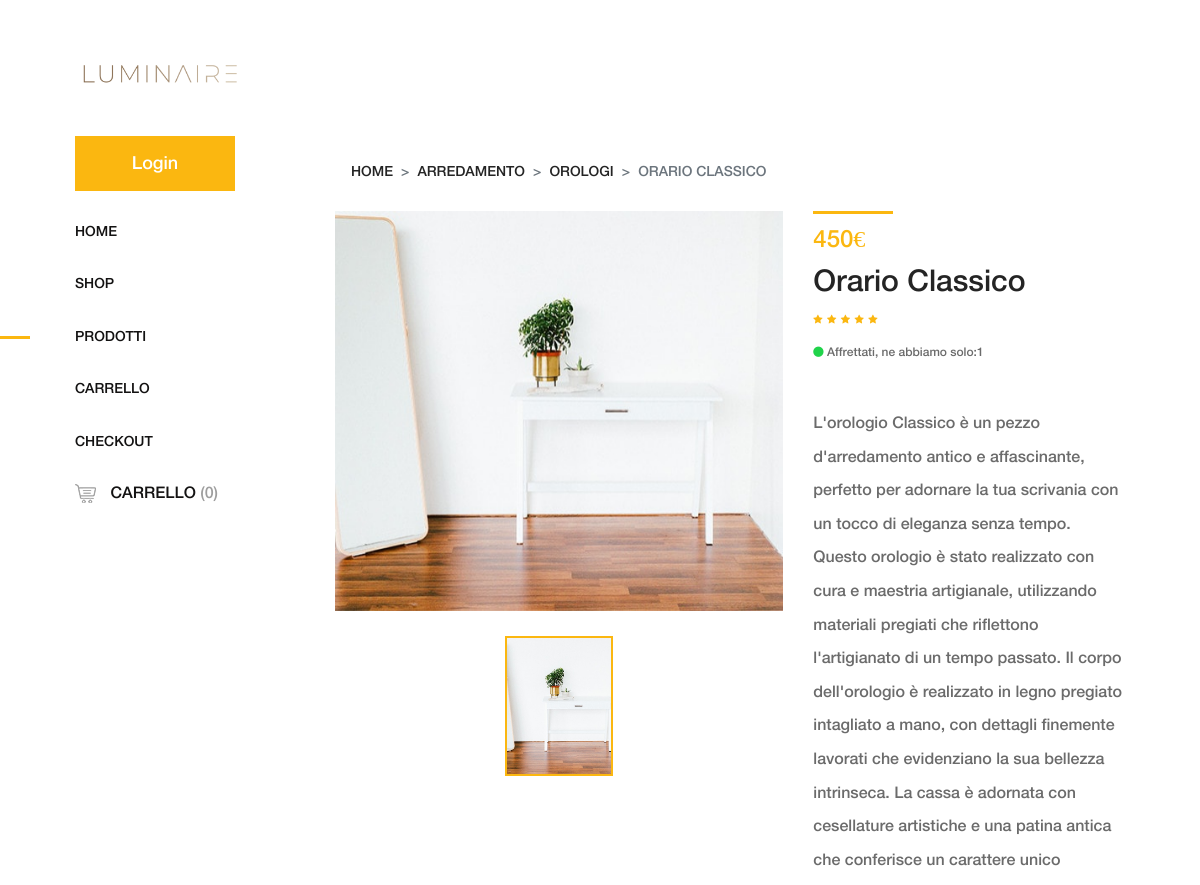
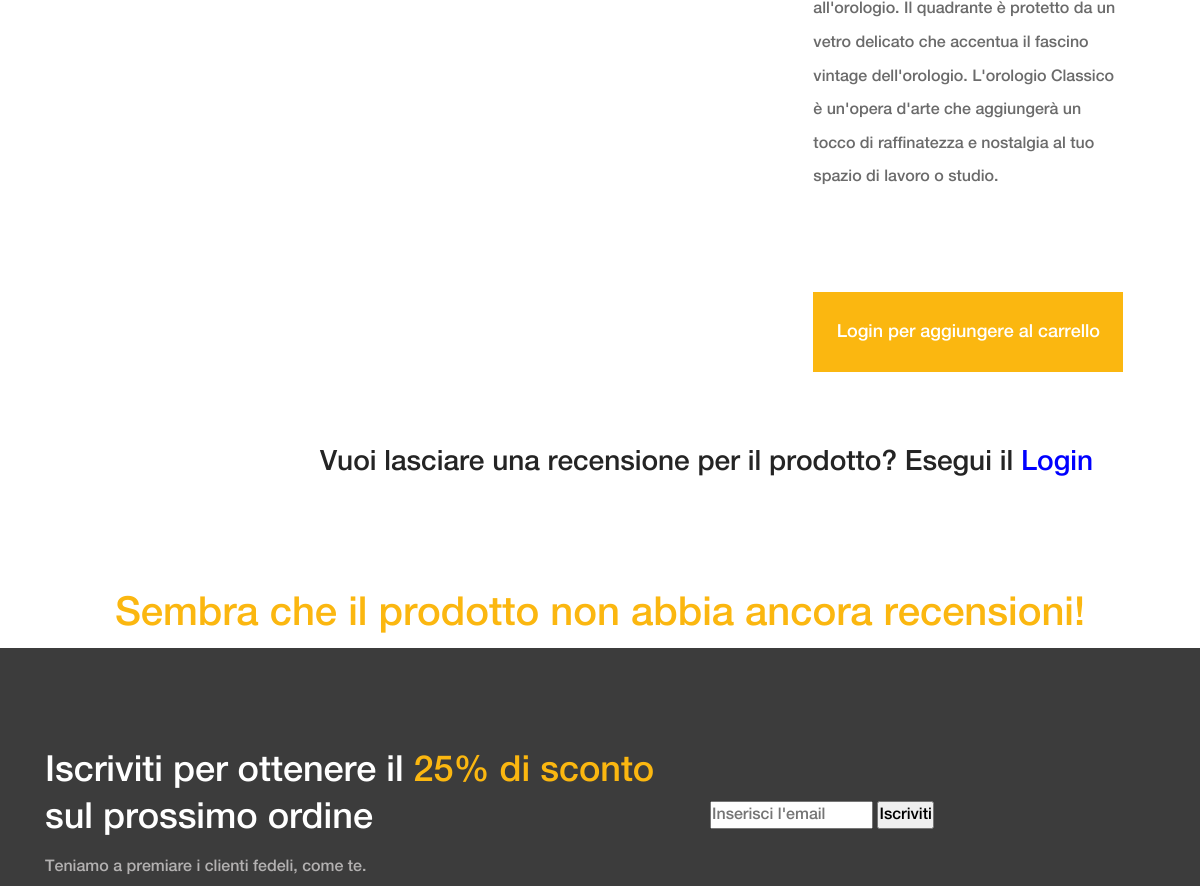
The app's page /Progetto-mokup/amado-master/Orologio.php (upper part), older data (2 pictures, top to bottom).
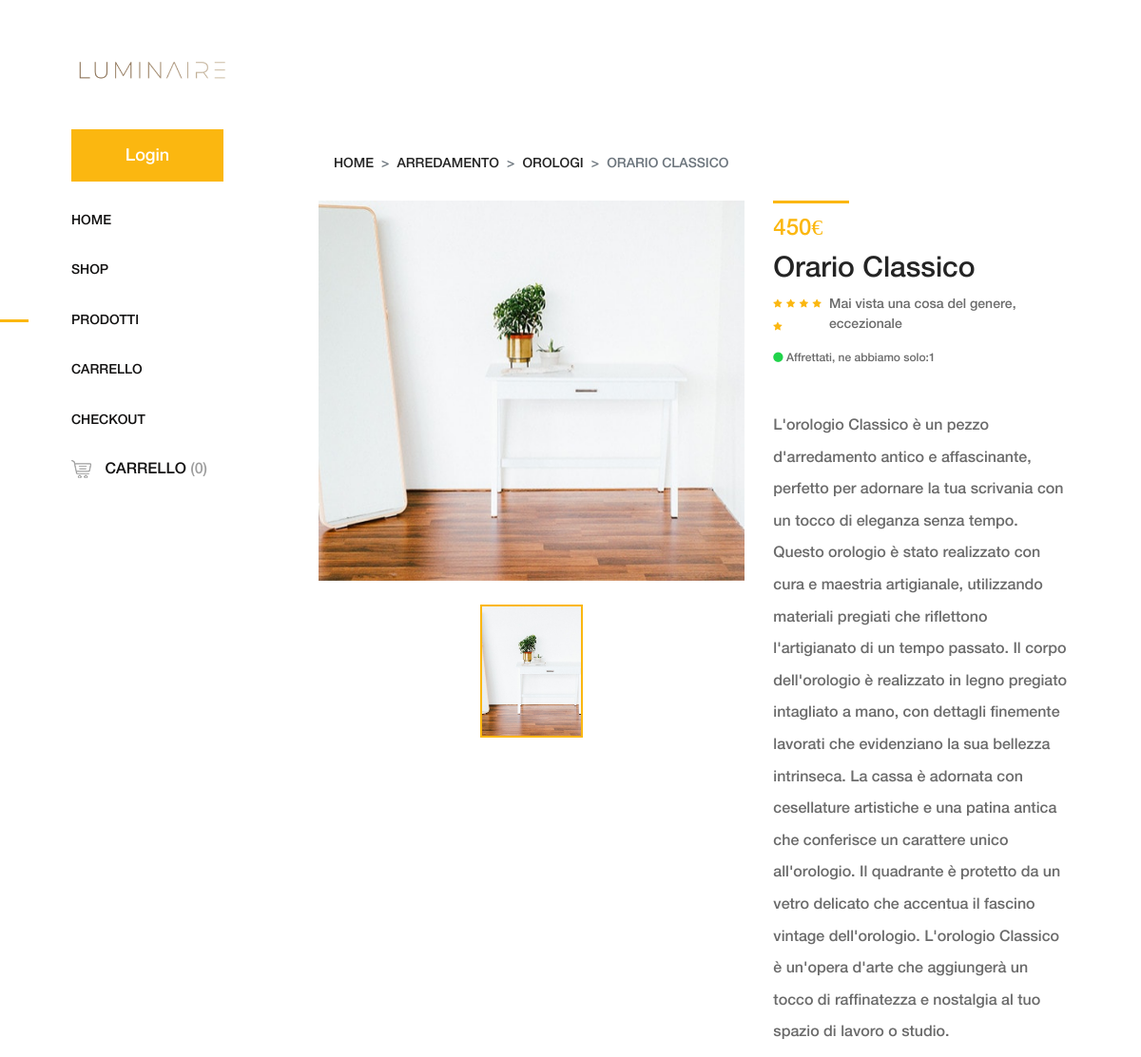
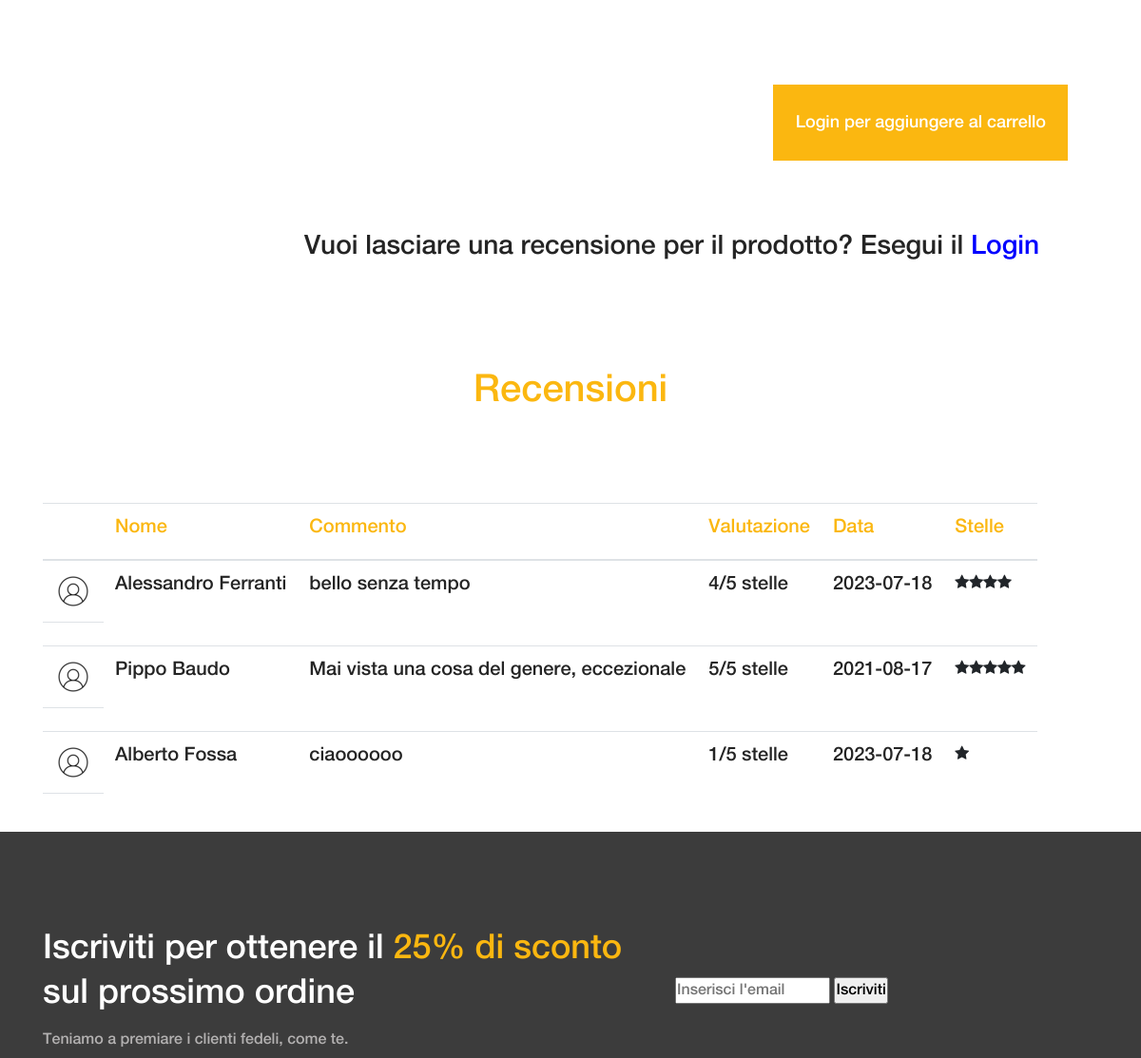
The same page, newer data (2 pictures, top to bottom).
### tables this page shows
CREATE TABLE `ProdottiInVendita` (
  `idProdotto` int(11) NOT NULL AUTO_INCREMENT,
  `NomeProdotto` varchar(45) DEFAULT NULL,
  `Prezzo` float DEFAULT NULL,
  `CasaProduttrice` int(11) DEFAULT NULL,
  `Reparti_idReparto` int(11) NOT NULL,
  `Magazzino_idMagazzino` int(11) NOT NULL,
  `Quantità` int(11) DEFAULT NULL,
  PRIMARY KEY (`idProdotto`),
  KEY `fk_ProdottiInVendita_Reparti1_idx` (`Reparti_idReparto`),
  KEY `fk_ProdottiInVendita_Magazzino1_idx` (`Magazzino_idMagazzino`),
  CONSTRAINT `fk_ProdottiInVendita_Magazzino1` FOREIGN KEY (`Magazzino_idMagazzino`) REFERENCES `Magazzino` (`idMagazzino`) ON DELETE NO ACTION ON UPDATE NO ACTION,
  CONSTRAINT `fk_ProdottiInVendita_Reparti1` FOREIGN KEY (`Reparti_idReparto`) REFERENCES `Reparti` (`idReparto`) ON DELETE NO ACTION ON UPDATE NO ACTION
);

CREATE TABLE `Recensioni` (
  `Utenti_idUtenti` int(11) NOT NULL,
  `ProdottiInVendita_idProdotto` int(11) NOT NULL,
  `Data` date DEFAULT NULL,
  `Valutazione` int(11) DEFAULT NULL,
  `Commento` varchar(1000) DEFAULT NULL,
  PRIMARY KEY (`Utenti_idUtenti`,`ProdottiInVendita_idProdotto`),
  KEY `fk_Recensiscono_ProdottiInVendita1_idx` (`ProdottiInVendita_idProdotto`),
  CONSTRAINT `fk_Recensiscono_ProdottiInVendita1` FOREIGN KEY (`ProdottiInVendita_idProdotto`) REFERENCES `ProdottiInVendita` (`idProdotto`) ON DELETE NO ACTION ON UPDATE NO ACTION,
  CONSTRAINT `fk_Recensiscono_Utenti` FOREIGN KEY (`Utenti_idUtenti`) REFERENCES `Utenti` (`idUtenti`) ON DELETE NO ACTION ON UPDATE NO ACTION
);

CREATE TABLE `Utenti` (
  `idUtenti` int(11) NOT NULL AUTO_INCREMENT,
  `Nome` varchar(45) DEFAULT NULL,
  `Cognome` varchar(45) DEFAULT NULL,
  `Username` varchar(45) DEFAULT NULL,
  `Email` varchar(45) DEFAULT NULL,
  `DataDiNascita` date DEFAULT NULL,
  `Password` varchar(45) DEFAULT NULL,
  PRIMARY KEY (`idUtenti`)
);

### Progetto-mokup/amado-master/recensioni.php (the view, shortened to what this page needs)
<?php
$conn = openconnection();
$sql = "SELECT * FROM Recensioni WHERE ProdottiInVendita_idProdotto=$id_db";
$result = $conn->query($sql);
$recensioni = array();
while ($row = $result->fetch_assoc()) {
  $autore = $row['Utenti_idUtenti'];
  $prodotto = $row['ProdottiInVendita_idProdotto'];
  $data = $row['Data'];
  $valutazione = $row['Valutazione'];
  $commento=$row['Commento'];
  $elemento = array(
    'autore' => $autore,
    'prodotto' => $prodotto,
    'data' => $data,
    'valutazione' => $valutazione,
    'commento' => $commento
  );
  $recensioni[$autore] = $elemento;
}
if(count(array_keys($recensioni))==0){
  echo "<div class='container'>
    <h1><span style='color: #fbb710;''>Sembra che il prodotto non abbia ancora recensioni!</span><h1>
</div>";
}else{
  echo "<div class='container'>
    <h1><span style='color: #fbb710;''>Recensioni</span><h1>
</div> <br><br><br><br><br><br>";
}
if(count(array_keys($recensioni))!=0){
?>
<div class="container">
  <table class="table table-responsive">
    <thead>
        <tr>
            <th>    </th>
            <th><h5><span style="color: #fbb710;">Nome</span></h5></th>
            <th><h5><span style="color: #fbb710;">Commento</span></h5></th>
            <th><h5><span style="color: #fbb710;">Valutazione</span></h5></th>
            <th><h5><span style="color: #fbb710;">Data</span></h5></th>
            <th><h5><span style="color: #fbb710;">Stelle</span></h5></th>
        </tr>
    </thead>
    <tbody>
  <?php
foreach ($recensioni as $rec=> $elemento){
  $conn = openconnection();
  $sql = "SELECT Nome, Cognome FROM Utenti WHERE idUtenti=".$elemento['autore'];
  $result = $conn->query($sql);
  $row = $result->fetch_assoc();
  $nome = $row['Nome'];
  $cognome = $row['Cognome'];
  $nomeCompleto=$nome." ".$cognome;
  ?>
  <tr>
      <td>
        <img src="img/core-img/utente.png" alt="Utente">
      </td>
      <td>
        <?php echo'<h5>'. $nomeCompleto.' </h5>';  ?>
      </td>
      <td><?php  echo'<h5>'. $elemento['commento'].' </h5>'; ?></td>
      <td><?php  echo'<h5>'. $elemento['valutazione']."/5 stelle".' </h5>'; ?></td>
      <td>  <?php  echo'<h5>'. $elemento['data'].' </h5>'; ?></td>
      <td>  <div class="product-description d-flex align-items-center justify-content-between">
          <div class="product-meta-data">
            <div class="ratings-review mb-15 d-flex align-items-center justify-content-between">
                <div class="ratings">
              <?php
              for($i=0;$i<$elemento['valutazione'];$i++){
                echo '<i class="fa fa-star" aria-hidden="true"></i>';
              };?>
              </div>
            </div>
          </div>
      </div></td>
  </tr>
  <tr>
    <td></td>
  </tr>
<?php
};?>
</tbody>
</table>
</div>
<?php }; ?>
<!DOCTYPE html>
<html lang="en" dir="ltr">
  <head>
  </head>
  <body>
  </body>
</html>

### Progetto-mokup/amado-master/Orologio.php (shortened to what this page needs)
<?php
require_once 'Function_utility.php';
  $id_db=6;
 ?>
<!DOCTYPE html>
<html lang="en">
<head>
    <link rel="stylesheet" href="css/core-style.css">
    <link rel="stylesheet" href="style.css">
</head>
<body>
    <div class="main-content-wrapper d-flex clearfix">
        <?php
         include 'header.php'; ?>
        <div class="single-product-area section-padding-100 clearfix">
            <div class="container-fluid">
                <div class="row">
                    <div class="col-12">
                        <nav aria-label="breadcrumb">
                            <ol class="breadcrumb mt-50">
                                <li class="breadcrumb-item"><a href="index.php">Home</a></li>
                                <li class="breadcrumb-item"><a href="#">Arredamento</a></li>
                                <li class="breadcrumb-item"><a href="#">Orologi</a></li>
                                <li class="breadcrumb-item active" aria-current="page">Orario Classico</li>
                            </ol>
                        </nav>
                    </div>
                </div>
                <div class="row">
                    <div class="col-12 col-lg-7">
                        <div class="single_product_thumb">
                            <div id="product_details_slider" class="carousel slide" data-ride="carousel">
                                <ol class="carousel-indicators">
                                    <li class="active" data-target="#product_details_slider" data-slide-to="0" style="background-image: url(img/product-img/6.jpg);">
                                    </li>
                                </ol>
                                <div class="carousel-inner">
                                    <div class="carousel-item active">
                                        <a class="gallery_img" href="img/product-img/6.jpg">
                                            <img class="d-block w-100" src="img/product-img/6.jpg" alt="First slide">
                                        </a>
                                    </div>
                                    </div>
                                </div>
                            </div>
                        </div>
                    <div class="col-12 col-lg-5">
                        <div class="single_product_desc">
                            <div class="product-meta-data">
                                <div class="line"></div>
                                <p class="product-price">450€</p>
                                <a href="product-details.html">
                                    <h6>Orario Classico</h6>
                                </a>
                                <div class="ratings-review mb-15 d-flex align-items-center justify-content-between">
                                    <div class="ratings">
                                        <i class="fa fa-star" aria-hidden="true"></i>
                                        <i class="fa fa-star" aria-hidden="true"></i>
                                        <i class="fa fa-star" aria-hidden="true"></i>
                                        <i class="fa fa-star" aria-hidden="true"></i>
                                        <i class="fa fa-star" aria-hidden="true"></i>
                                    </div>
                                    <div class="review">
                                        <a href="sedia_bianca.html"><?php $conn = openconnection();
                                        $sql = "SELECT Commento FROM Recensioni WHERE ProdottiInVendita_idProdotto=$id_db && valutazione = (SELECT MAX(valutazione)FROM recensioni WHERE ProdottiInVendita_idProdotto=$id_db)";
                                        $result = $conn->query($sql);
                                        $row = $result->fetch_assoc();
                                        if($row!=null){
                                          $migliorCommento = $row['Commento'];
                                            echo "$migliorCommento";
                                        }
                                      ?></a>
                                    </div>
                                </div>
                                <?php
                                check_availability(6);
                                   ?>
                            </div>
                            <div class="short_overview my-5">
                                <p>L'orologio Classico è un pezzo d'arredamento antico e affascinante, perfetto per adornare la tua scrivania con un tocco di eleganza senza tempo. Questo orologio è stato realizzato con cura e maestria artigianale, utilizzando materiali pregiati che riflettono l'artigianato di un tempo passato. Il corpo dell'orologio è realizzato in legno pregiato intagliato a mano, con dettagli finemente lavorati che evidenziano la sua bellezza intrinseca. La cassa è adornata con cesellature artistiche e una patina antica che conferisce un carattere unico all'orologio. Il quadrante è protetto da un vetro delicato che accentua il fascino vintage dell'orologio. L'orologio Classico è un'opera d'arte che aggiungerà un tocco di raffinatezza e nostalgia al tuo spazio di lavoro o studio.</p>
                            </div>
                            <?php $_SESSION["id_prod"] = ADD_TO_CART(6) ?>
                        </div>
                    </div>
                </div>
            </div>
            <?php
            include 'lascia_recensione.php';?>
        </div>
        <?php
        $id_db=6;
        include 'recensioni.php';
         ?>
    </div>
    <?php include "newsletter.php"; ?>
    <?php include 'footer.php'; ?>
</body>
</html>

### Progetto-mokup/amado-master/header.php (shortened to what this page needs)
<?php
require_once 'Function_utility.php';
    ?>
<!DOCTYPE html>
<html lang="en" dir="ltr">
  <head>
  </head>
  <body>
    <header class="header-area clearfix">
        <?php
        if (check_login()==TRUE)
        {
           include 'nav_loggato.php';
        }
        else
        {
           include 'nav.php';
        }
         ?>
    </header>
  </body>
</html>

### Progetto-mokup/amado-master/nav.php
<div>
    <a href="index.php"><img src="img/core-img/logopic.png" alt="" width = "300" height = "183"></a><br> <br><br>
</div>
<nav class="amado-nav">
    <a href="login_section/login.php" class="btn amado-btn mb-15">Login</a>
    <ul>
        <li><a href="index.php">Home</a></li>
        <li><a href="shop.php">Shop</a></li>
        <li class="active"><a href="product-details.html">Prodotti</a></li>
        <li><a href="cart.php">Carrello</a></li>
        <li><a href="checkout.html">Checkout</a></li>
    </ul>
</nav>
<div class="cart-fav-search mb-100">
    <a href="cart.php" class="cart-nav"><img src="img/core-img/cart.png" alt=""> Carrello <span>(0)</span></a>
</div>

### Progetto-mokup/amado-master/Function_utility.php (shortened to what this page needs)
<?php
  function check_availability($n)
  {
    $conn = openconnection();
    $sql = "SELECT Quantità FROM ProdottiInVendita p WHERE p.idProdotto=$n";
    $result = $conn->query($sql);
    $row = $result->fetch_assoc();
    $quant=$row['Quantità'];
      if($quant>0 && $quant<4){
          echo'<p class="avaibility"><i class="fa fa-circle"></i> Affrettati, ne abbiamo solo:' . $quant .' </p>';
      }
      elseif ($quant==0) {
          echo '<p class="avaibility"><i class="fa fa-circle" style="color:red"></i>  Non disponibile </p>';
      }
      else {
        echo '<p class="avaibility"><i class="fa fa-circle"></i>  Ne rimangono: ' . $quant . '</p>';
      }
      return;
  }
  function ADD_TO_CART($n)
  {
    $conn = openconnection();
    $sql = "SELECT Quantità FROM ProdottiInVendita p WHERE p.idProdotto=$n";
    $result = $conn->query($sql);
    $row = $result->fetch_assoc();
    $quant=$row['Quantità'];
    if (check_login() == TRUE && $quant>0) {
        echo '
        <form class="cart clearfix" method="POST" action="indexpaginaprotetta.php">
            <button type="submit" id="button_add_to_cart" value="5" class="btn amado-btn" name="set_provenience">Aggiungi al carrello</button>
        </form>';
        return $n;
    }
    elseif(check_login() == TRUE && $quant==0){
      echo '<form class="cart clearfix" method="post" >
          <div class="cart-btn d-flex mb-50">
          </div>
          <button type="submit" name="addtocart" value="5" class="btn amado-btn">Non disponibile, tornerà presto!</button>
      </form>';
    }
    else{
      echo '<form class="cart clearfix" method="post" action=login_section/login.php>
          <div class="cart-btn d-flex mb-50">
          </div>
          <button type="submit" name="addtocart" value="5" class="btn amado-btn">Login per aggiungere al carrello</button>
      </form>';
    }
  }
 ?>

### Progetto-mokup/amado-master/lascia_recensione.php (shortened to what this page needs)
<br><br><br>
<form method="POST">
 <?php
 if (isset($_SESSION['Username_utente'])) {
     $user_id = $_SESSION['Username_utente'];
     echo "<h3>Lascia una recensione per questo prodotto!</h3>";
     echo "<input type='hidden' name='user_id' value='$user_id'>";
     echo "<input type='hidden' name='prod_id' value='$id_db'>";
     echo "<input type='hidden' name='date' value='" . date('m-d-Y') . "'>";
 } else {
echo "<h3>Vuoi lasciare una recensione per il prodotto? Esegui il <span onclick=\"window.location.href = 'login_section/login.php';\" style=\"cursor: pointer; color:blue;\">Login</span></h3>"; }
 ?>

### Progetto-mokup/amado-master/newsletter.php (shortened to what this page needs)
<!DOCTYPE html>
<html lang="en" dir="ltr">
  <head>
  </head>
  <body>
    <section class="newsletter-area section-padding-100-0">
        <div class="container">
            <div class="row align-items-center">
                <div class="col-12 col-lg-6 col-xl-7">
                    <div class="newsletter-text mb-100">
                      <h2>Iscriviti per ottenere il <span>25% di sconto</span> sul prossimo ordine</h2>
                      <p>Teniamo a premiare i clienti fedeli, come te.</p>
                    </div>
                </div>
                <div class="col-12 col-lg-6 col-xl-5">
                    <div class="newsletter-form mb-100">
                        <form action="login_section/Register.html" method="post">
                            <input type="email" name="email" class="nl-email" placeholder="Inserisci l'email">
                            <input type="submit" value="Iscriviti">
                        </form>
                    </div>
                </div>
            </div>
        </div>
    </section>
  </body>
</html>

### Progetto-mokup/amado-master/footer.php (shortened to what this page needs)
<!DOCTYPE html>
<html lang="en" dir="ltr">
  <head>
  </head>
  <body>
  </body>
</html>

### Progetto-mokup/amado-master/recensioni.php (style rules this page uses)
.container { display: flex; justify-content: center; }

Row changes from the older to the newer data that the page shows:
added recensioni: Utenti_idUtenti.Cognome "Alessandro Ferranti", Commento "bello senza tempo", Valutazione "4", Data "2023-07-18"
added recensioni: Utenti_idUtenti.Cognome "Pippo Baudo", Commento "Mai vista una cosa del genere, eccezionale", Valutazione "5", Data "2021-08-17"
added recensioni: Utenti_idUtenti.Cognome "Alberto Fossa", Commento "ciaoooooo", Valutazione "1", Data "2023-07-18"
Text that changed along with them:
$migliorCommento: (not shown) → "Mai vista una cosa del genere, eccezionale"
text no longer shown: "Sembra che il prodotto non abbia ancora recensioni!"
text now shown: "Recensioni Nome Commento Valutazione Data Stelle"
